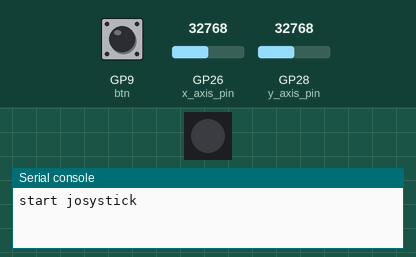
Simulated run of this program. Board: Raspberry Pi Pico running CircuitPython. Shown: 1 RGB LEDs in strip order, left to right, the last lines printed to the serial console. Inputs (shaded band) come from the test bench; at power-on: GP9 (btn) HIGH, GP26 (x_axis_pin) = 32768, GP28 (y_axis_pin) = 32768 (analog values on the 0–65535 scale). Dim RGB values are drawn brighter than linear.

Above: at 0.1 s.
At 1.2 s:
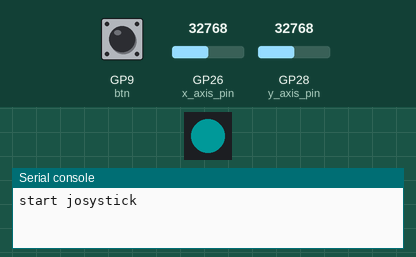
1.3 s: GP9 (btn) pulled LOW for 0.15 s
At 1.35 s:
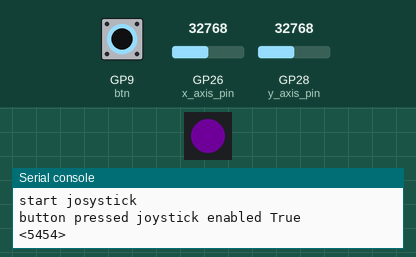
4.3 s: GP9 (btn) pulled LOW for 1 s
Timing chart, 0 to 13.3 s (numbered marks = the images above; inputs shaded):
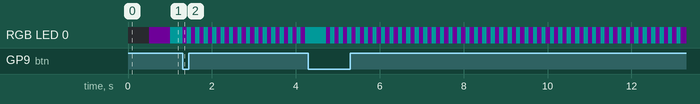

The program:

code.py
```python
import analogio
import board
from buildinLed import BuildinLed
from digitalio import DigitalInOut, Direction, Pull
import time
import supervisor
supervisor.runtime.autoreload = False
#print(dir(board))
print("start josystick")

buildinLed = BuildinLed(pin=board.GP16, rgb=True)

x_axis_pin = analogio.AnalogIn(board.A0)
y_axis_pin = analogio.AnalogIn(board.A2)

btn = DigitalInOut(board.GP9)
btn.direction = Direction.INPUT
btn.pull = Pull.UP

enabled = False
lastBtnTime = float(0)
btnTimeout = float(0.5)

def mapping(v, in_min: int, in_max: int, out_min: int, out_max: int):
    # Check that the value is at least in_min
    if v < in_min:
       v = in_min
    # Check that the value is at most in_max
    if v > in_max:
       v = in_max
    return (v - in_min) * (out_max - out_min) // (in_max - in_min) + out_min

while True:

    if not btn.value and time.monotonic() > (lastBtnTime + btnTimeout):
        enabled = not enabled
        print("button pressed joystick enabled {}".format(enabled))
        lastBtnTime = time.monotonic()

    if enabled:
        x_axis = x_axis_pin.value
        y_axis = y_axis_pin.value
        # print((x_axis,y_axis))
        x_value = mapping(x_axis, 0, 65535, 10, 99)
        y_value = mapping(y_axis, 0, 65535, 10, 99)
        #print("joystick values : {},{}".format(x_axis, y_axis))
        print("<{}{}>".format(x_value, y_value))
        buildinLed.flash()
        buildinLed.fast()
    else:
        buildinLed.blink()

    buildinLed.process()
    time.sleep(0.1)
```

buildinLed.py
```python
import time
import neopixel
from rainbowio import colorwheel
import board
import digitalio

FLASH = "flash"
BLINK = "blink"

RED = (255, 0, 0)
YELLOW = (255, 150, 0)
GREEN = (0, 255, 0)
CYAN = (0, 255, 255)
BLUE = (0, 0, 255)
PURPLE = (180, 0, 255)

class BuildinLed:

    flashNb = 6
    flashCount = 0
    mode = BLINK

    def __init__(self, pin=None, rgb=False):
        if not rgb:
            self.led = digitalio.DigitalInOut(pin)
            self.led.direction = digitalio.Direction.OUTPUT
        else:
            self.led = neopixel.NeoPixel(pin, 1, brightness=0.1)
        self.rgb = rgb
        self.lastBlink = float(0)
        self.blinkRate = float(0.5)
        self.fastRate = float(0.1)
        self.flashRate = float(0.05)
        self.currentRate = self.blinkRate

        self.rgb_count = 0

    # print("Start Blink!")

    def blink(self):
        self.mode = BLINK
        self.currentRate = self.blinkRate

    def fast(self):
        self.mode = BLINK
        self.currentRate = self.fastRate

    def flash(self):
        self.mode = FLASH
        self.flashCount = 0
        self.currentRate = self.flashRate

    def process(self):
        if time.monotonic() > (self.lastBlink + self.currentRate):
            if self.rgb:
                self.rgb_count = (self.rgb_count + 1) % 256  # run from 0 to 255
                if self.rgb_count == 0:
                    self.led.fill(YELLOW)
                elif self.rgb_count == 1:
                    self.led.fill(PURPLE)
                elif self.rgb_count == 2:
                    self.led.fill(BLUE)
                elif self.rgb_count == 3:
                    self.led.fill(CYAN)

                self.rgb_count = (self.rgb_count +1)%4

            else:
                self.led.value = not self.led.value
            self.lastBlink = time.monotonic()
            if self.mode == FLASH:
                if self.flashCount >= self.flashNb:
                    self.blink()
                else:
                    self.flashCount += 1
```
